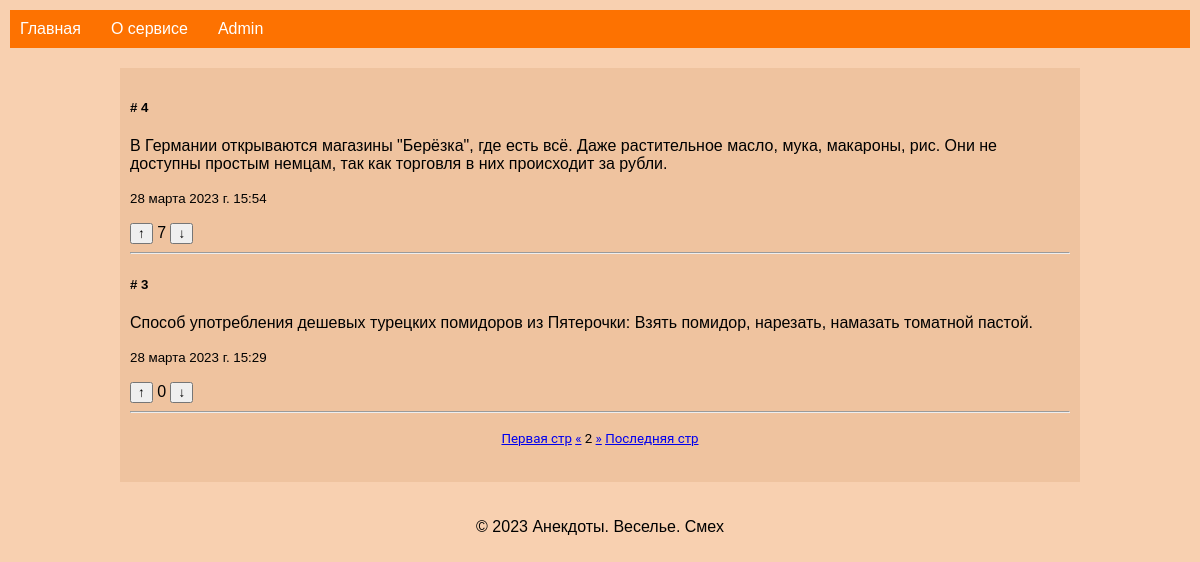
Screenshot of /?page=2 with the database file from the repository.
### Aapp/models.py (models this page shows, shortened)
class Joke(models.Model):
    title = models.CharField(max_length=255, blank=True)
    text = models.TextField()
    pub_date = models.DateTimeField(auto_now_add=True)
    rating = models.IntegerField(default=0)
    class Meta:
        ...
        ordering = ['-id']

### Aapp/views.py (the view)
# urls.py: path('', views.index, name='index'),
def index(request):
    jokes = Joke.objects.all()
    paginator = Paginator(jokes, 2)
    page_number = request.GET.get('page')
    items = paginator.get_page(page_number)
    return render(request, 'index.html', {'jokes': jokes, 'items': items})

### Aapp/templates/index.html (shortened to what this page needs)
{% extends 'base.html' %}
{% block content %}
<div class="container">
{% for joke in items %}
  <div class="card mb-3">
    <div class="card-body">
      <h5 class="card-title"># {{ joke.id }}</h5>
      <p class="card-text">{{ joke.text }}</p>
      <p class="card-text"><small class="text-muted">{{ joke.pub_date }}</small></p>
      <div class="btn-group" role="group">
        <button type="button" class="like-button" data-id="{{ joke.id }}"> &uarr; </button>
          <label id="data_{{ joke.id }}">{{ joke.rating }}</label>
        <button type="button" class="dislike-button" data-id="{{ joke.id }}"> &darr; </button>
      </div>
    </div>
  </div>
    <hr>
{% endfor %}
    <div class="pagination" align="center">
      <span class="step-links">
        {% if items.has_previous %}
          <a href="?page=1">Первая стр</a>
          <a href="?page={{ items.previous_page_number }}">&laquo;</a>
        {% endif %}
        <span class="current-page">
          {{ items.number }}
        </span>
        {% if items.has_next %}
          <a href="?page={{ items.next_page_number }}">&raquo;</a>
          <a href="?page={{ items.paginator.num_pages }}">Последняя стр</a>
        {% endif %}
      </span>
    </div>
</div>
{% endblock content%}

### Aapp/static/css/main.css (style rules this page uses)
body { font-family: Arial, sans-serif; margin: 10px; padding: 0; background-color: #f8d0b0; }
div.container { font-family: Arial, sans-serif; margin: 0px; padding: 10px; background-color: #efc39f; }
div.pagination { font-family: "Roboto", "Lucida Grande", "DejaVu Sans", "Bitstream Vera Sans", Verdana, Arial, sans-serif; font-size: smaller; margin: 0px; padding: 10px; background-color: #efc39f; }

### rows the page displays
Joke: id "4", text "В Германии открываются магазины \"Берёзка\", где есть всё. Даже растительное масло, мука, макароны, рис. Они не доступны простым немцам, так как торговля в них происходит за рубли.", pub_date "28 марта 2023 г. 15:54", rating "7"
Joke: id "3", text "Способ употребления дешевых турецких помидоров из Пятерочки: Взять помидор, нарезать, намазать томатной пастой.", pub_date "28 марта 2023 г. 15:29", rating "0"

### other values shown
{{ items.number }} "2"
